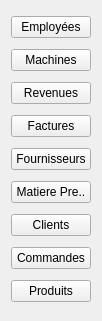
   <widget class="QFrame" name="frame_2">
    <property name="geometry">
     <rect>
      <x>40</x>
      <y>100</y>
      <width>101</width>
      <height>321</height>
     </rect>
    </property>
    <property name="styleSheet">
     <string notr="true">QFrame{
border:solid 10px rgba(0,0,0);
background-image:url(/Users/ziedh/Desktop/Ressources QT/H.JPG);
}
</string>
    </property>
    <property name="frameShape">
     <enum>QFrame::StyledPanel</enum>
    </property>
    <property name="frameShadow">
     <enum>QFrame::Raised</enum>
    </property>
    <layout class="QVBoxLayout" name="verticalLayout_2">
     <item>
      <widget class="QPushButton" name="pushButton_37">
       <property name="styleSheet">
        <string notr="true">
font: 81 8pt &quot;Open Sans ExtraBold&quot;;
</string>
       </property>
       <property name="text">
        <string>Employées</string>
       </property>
      </widget>
     </item>
     <item>
      <widget class="QPushButton" name="pushButton_38">
       <property name="styleSheet">
        <string notr="true">
font: 81 8pt &quot;Open Sans ExtraBold&quot;;</string>
       </property>
       <property name="text">
        <string>Machines</string>
       </property>
      </widget>
     </item>
     <item>
      <widget class="QPushButton" name="pushButton_39">
       <property name="styleSheet">
        <string notr="true">
font: 81 8pt &quot;Open Sans ExtraBold&quot;;</string>
       </property>
       <property name="text">
        <string>Revenues</string>
       </property>
      </widget>
     </item>
     <item>
      <widget class="QPushButton" name="pushButton_40">
       <property name="styleSheet">
        <string notr="true">
font: 81 8pt &quot;Open Sans ExtraBold&quot;;</string>
       </property>
       <property name="text">
        <string>Factures</string>
       </property>
      </widget>
     </item>
     <item>
      <widget class="QPushButton" name="pushButton_41">
       <property name="styleSheet">
        <string notr="true">
font: 81 8pt &quot;Open Sans ExtraBold&quot;;</string>
       </property>
       <property name="text">
        <string>Fournisseurs</string>
       </property>
      </widget>
     </item>
     <item>
      <widget class="QPushButton" name="pushButton_42">
       <property name="styleSheet">
        <string notr="true">
font: 81 8pt &quot;Open Sans ExtraBold&quot;;</string>
       </property>
       <property name="text">
        <string>Matiere Pre..</string>
       </property>
      </widget>
     </item>
     <item>
      <widget class="QPushButton" name="pushButton_43">
       <property name="styleSheet">
        <string notr="true">
font: 81 8pt &quot;Open Sans ExtraBold&quot;;</string>
       </property>
       <property name="text">
        <string>Clients</string>
       </property>
      </widget>
     </item>
     <item>
      <widget class="QPushButton" name="pushButton_44">
       <property name="styleSheet">
        <string notr="true">
font: 81 8pt &quot;Open Sans ExtraBold&quot;;</string>
       </property>
       <property name="text">
        <string>Commandes</string>
       </property>
      </widget>
     </item>
     <item>
      <widget class="QPushButton" name="pushButton_45">
       <property name="styleSheet">
        <string notr="true">
font: 81 8pt &quot;Open Sans ExtraBold&quot;;</string>
       </property>
       <property name="text">
        <string>Produits</string>
       </property>
      </widget>
     </item>
    </layout>
   </widget>
